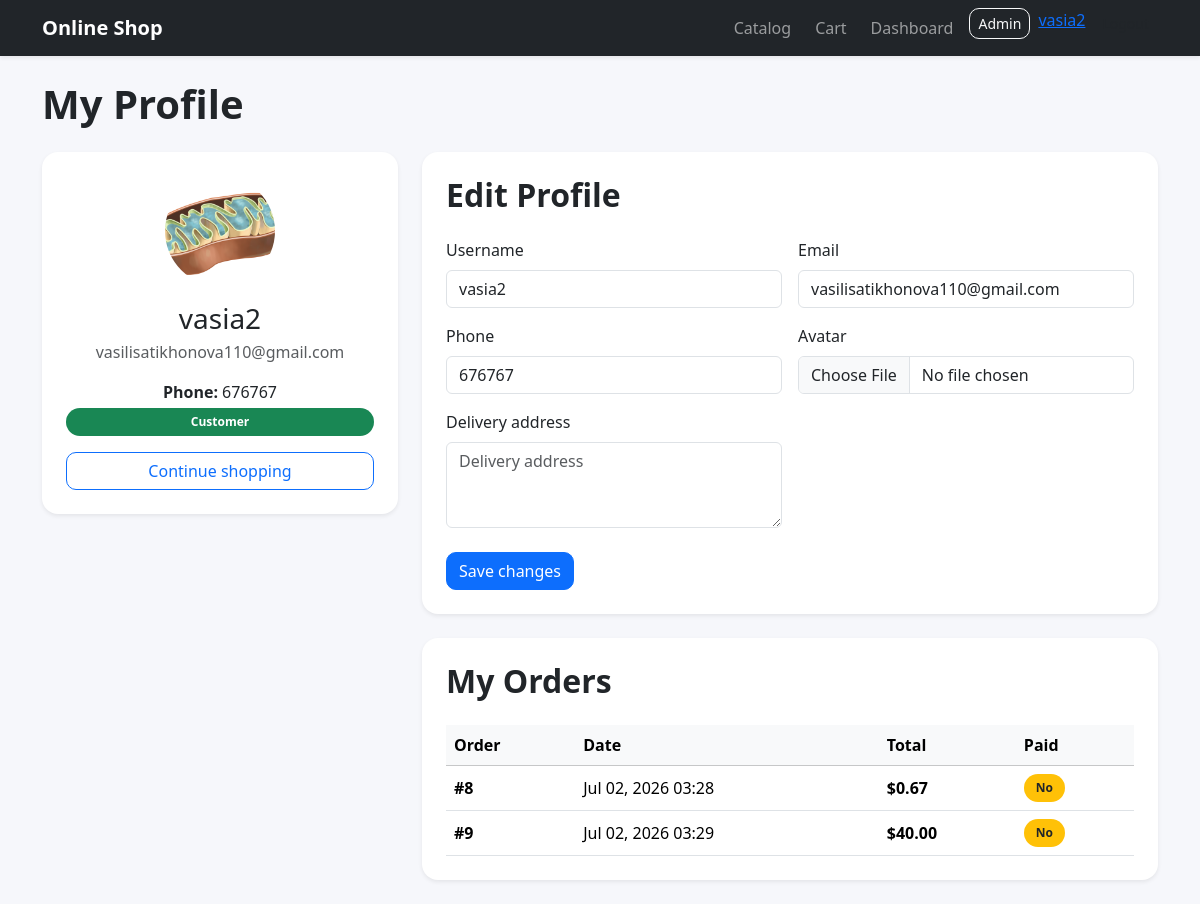
Screenshot of /users/profile/ (signed in) with the database file from the repository.
### users/models.py (models this page shows, shortened)
class Profile(models.Model):
    user = models.OneToOneField(User, on_delete=models.CASCADE)
    avatar = models.ImageField(
        upload_to='avatars/',
        blank=True,
        null=True
    )
    phone = models.CharField(
        max_length = 20,
        blank=True
    )
    address = models.TextField( blank=True)

### orders/models.py (models this page shows, shortened)
class Order(models.Model):
    user = models.ForeignKey(
        settings.AUTH_USER_MODEL,
        on_delete=models.SET_NULL,
        null=True,
        blank=True
    )
    full_name = models.CharField(max_length = 150)
    email = models.EmailField()
    address = models.TextField()
    created_at = models.DateTimeField(auto_now_add=True)
    paid = models.BooleanField(default=False)
    class Meta:
        ordering = ['-created_at']
    def get_total_price(self):
        return sum(item.get_cost() for item in self.items.all())

class OrderItem(models.Model):
    order = models.ForeignKey(
        Order,
        related_name='items',
        on_delete=models.CASCADE
    )
    product=models.ForeignKey(
        Product,
        related_name='order_items',
        on_delete=models.CASCADE
    )
    price = models.DecimalField(max_digits=10, decimal_places=2)
    quantity = models.PositiveIntegerField(default=1)
    def get_cost(self):
        return self.price * self.quantity

### users/views.py (the view)
# urls.py: path('profile/', views.profile_view, name='profile'),
@login_required
def profile_view(request):
    profile, created = Profile.objects.get_or_create(user=request.user)
    if request.method == 'POST':
        user_form = UserUpdateForm(request.POST, instance = request.user)
        profile_form = ProfileUpdateForm(request.POST, request.FILES, instance = profile)
        if user_form.is_valid() and profile_form.is_valid():
            user_form.save()
            profile_form.save()
            messages.success(request, 'Profile updated successfully.')
            return redirect('users:profile')
    else:
        user_form = UserUpdateForm(instance=request.user)
        profile_form = ProfileUpdateForm(instance=profile)
    orders = Order.objects.filter(
        user = request.user
    ).order_by('created_at')
    return render(
        request, 'users/profile.html',
        {'orders': orders, 'user_form': user_form, 'profile_form': profile_form}
    )

### users/forms.py
class UserUpdateForm(forms.ModelForm):
    class Meta:
        model=User
        fields = ['username', 'email']
        widgets = {
            'username': forms.TextInput(attrs={'class': 'form-control'}),
            'email': forms.EmailInput(attrs={'class': 'form-control'}),
        }

class ProfileUpdateForm(forms.ModelForm):
    class Meta:
        model=Profile
        fields=['avatar', 'phone', 'address']
        widgets={
            'avatar':forms.FileInput(attrs={'class': 'form-control'}),
            'phone':forms.TextInput(attrs={'class': 'form-control', 'placeholder': '+7 777 777 77 77'}),
            'address':forms.Textarea(attrs={'class': 'form-control', 'placeholder': 'Delivery address', 'rows': 3}),
        }

### users/templates/users/profile.html (shortened to what this page needs)
{% extends "base.html" %}
{% block content %}
<div class="container py-4">
    <h1 class="fw-bold mb-4">My Profile</h1>
    <div class="row g-4">
        <div class="col-lg-4">
            <div class="card shadow-sm border-0 rounded-4 p-4 text-center">
                {% if user.profile.avatar %}
                <img src="{{user.profile.avatar.url}}" class="rounded-circle mx-auto mb-3" style="width: 110px; height: 110px; object-fit: cover;">
                {% else %}
                <div class="mx-auto mb-3 rounded-circle bg-primary text-white d-flex align-items-center justify-content-center" style="width: 90px; height: 90px; font-size: 36px; font-weight: 700;">
                    {{user.username|first|upper}}
                </div>
                {% endif %}
                <h3 class="mb-1">{{ user.username }}</h3>
                <p class="text-muted mb-3">{{user.email}}</p>
                {% if user.profile.phone %}
                <p class="mb-1"><strong>Phone: </strong>{{user.profile.phone}}</p>
                {% endif %}
                <span class="badge bg-success mb-3">Customer</span>
                <a href="/" class="btn btn-outline-primary w-100">Continue shopping</a>
            </div>
        </div>
        <div class="col-lg-8">
            <div class="card shadow-sm border-0 rounded-4 p-4 mb-4">
                <h2 class="fw-bold mb-4">Edit Profile</h2>
                <form method="post" enctype="multipart/form-data">
                    <div class="row g-3">
                        <div class="col-md-6">
                            <label class="form-label">Username</label>
                            {{ user_form.username }}
                        </div>
                        <div class="col-md-6">
                            <label class="form-label">Email</label>
                            {{ user_form.email }}
                        </div>
                        <div class="col-md-6">
                            <label class="form-label">Phone</label>
                            {{ profile_form.phone }}
                        </div>
                        <div class="col-md-6">
                            <label class="form-label">Avatar</label>
                            {{ profile_form.avatar }}
                        </div>
                        <div class="col-md-6">
                            <label class="form-label">Delivery address</label>
                            {{ profile_form.address }}
                        </div>
                    </div>
                    <button class="btn btn-primary mt-4" type="submit">Save changes</button>
                </form>
            </div>
        <div class="card shadow-sm border-0 rounded-4 p-4">
        <h2 class="fw-bold mb-4">My Orders</h2>
        {% if orders %}
        <div class="table-responsive">
        <table class="table table-hover align-middle mb-0">
        <thead class="table-light">
        <tr>
        <th>Order</th>
        <th>Date</th>
        <th>Total</th>
        <th>Paid</th>
        </tr>
        </thead>
        <tbody>
        {% for order in orders %}
        <tr>
        <td><strong>#{{ order.id }}</strong></td>
        <td>{{ order.created_at|date:"M d, Y H:i" }}</td>
        <td><strong>${{ order.get_total_price|floatformat:2 }}</strong></td>
        <td>
        {% if order.paid %}
        <span class="badge bg-success">Paid</span>
        {% else %}
        <span class="badge bg-warning text-dark">No</span>
        {% endif %}
        </td>
        </tr>
        {% endfor %}
        </tbody>
        </table>
        </div>
        {% endif %}
        </div>
        </div>
    </div>
    </div>
{% endblock%}

### templates/base.html (shortened to what this page needs)
{% load static %}
<!DOCTYPE html>
<html lang="en">
<head>
    <link href="https://cdn.jsdelivr.net/npm/bootstrap@5.3.3/dist/css/bootstrap.min.css" rel="stylesheet">
    <link rel="stylesheet" href="{% static 'css/style.css' %}">
</head>
<body>
    <nav class="navbar navbar-expand-lg navbar-dark bg-dark shadow-sm">
        <div class="container">
            <a href="/" class="navbar-brand fw-bold">Online Shop</a>
            <div class="collapse navbar-collapse" id="navbarMenu">
                <ul class="navbar-nav ms-auto gap-2">
                    <li class="nav-item"><a href="/" class="nav-link">Catalog</a></li>
                    <li class="nav-item"><a href="/cart/" class="nav-link">Cart</a></li>
                    <li class="nav-item"><a href="/dashboard/" class="nav-link">Dashboard</a></li>
                    <li class="nav-item"><a href="/admin/" class="btn btn-outline-light btn-sm">Admin</a></li>
                    {% if user.is_authenticated %}
                    <li class="nav-item">
                        <a href="{% url 'users:profile' %}">{{user.username}}</a>
                    </li>
                    <li class="nav-item">
                        <form action="{% url 'logout' %}" method="post">
                            <button class="btn tbn-outline-light btn-sm" type="submit">Logout</button>
                        </form>
                    </li>
                    {% else %}
                    <li class="nav-item"><a href="{% url 'login' %}" class="nav-link">Login</a></li>
                    <li class="nav-item"><a href="{% url 'users:register' %}" class="btn btn-primary btn-sm">Register</a></li>
                    {% endif %}
                </ul>
            </div>
        </div>
    </nav>
    <div style="max-width: 1200px; margin: 20px autpo;">
        {% block content %}{% endblock %}
    </div>
</body>
</html>

### static/css/style.css (style rules this page uses)
body { background: #f6f7fb; }
.card { border: none; border-radius: 16px; }
.btn { border-radius: 10px; }
.table { background: white; }
.table th { font-weight: 700; }
.badge { border-radius: 999px; padding: 8px 12px; }

### rows the page displays
Profile: phone "676767"
Order: id "8", created_at "Jul 02, 2026 03:28", get_total_price "0.67", paid "No"
Order: id "9", created_at "Jul 02, 2026 03:29", get_total_price "40.00", paid "No"

### other values shown
{{ user.username }} "vasia2"
{{ user.email }} "vasilisatikhonova110@gmail.com"
{{ user.profile.phone }} "676767"
